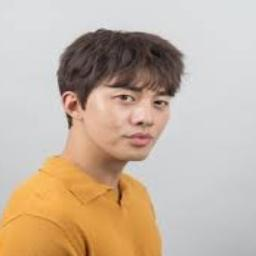
#> input picture man_data/man_ash_perm_imgs_256/man_ash_perm_113.jpg, 256 x 256 px
$ python -i new_resize.py   (imports and definitions only)   (older library calls are emulated)
#> lines starting #> are read from the running program, lines starting #| are printed output that depends on the picture
import os
import sys
import numpy as np
import cv2
from PIL import Image, UnidentifiedImageError
from facenet_pytorch import MTCNN

# 1. 인자 확인
# [3 lines not run here, left out]

input_dir = sys.argv[1]
# [3 lines not run here, left out]

output_dir = input_dir.rstrip('/\\') + '_256'
# [1 line not run here, left out]

# 2. 얼굴 검출기 초기화
# [1 line that did not run here, left out]

# 3. 흐릿한 이미지 판단 함수
def is_blurry(pil_img, threshold=100.0):
    cv_img = np.array(pil_img.convert('L'))
    variance = cv2.Laplacian(cv_img, cv2.CV_64F).var()
    return variance < threshold

# 4. 이미지 처리 함수
def process_image(file_path, save_path, target_size=(256, 256), padding_ratio=1.0):
#> called with save_path = 'out.png', target_size = (256, 256), padding_ratio = 1
    try:
        img = Image.open(file_path).convert('RGB')
#> img is the input picture: PIL image 256x256 RGB; mean R, G, B 198.3, 179.7, 162.5
    except UnidentifiedImageError:
        print(f"[열기 실패 - 이미지 손상 또는 포맷 오류] {file_path}")
        return
    except Exception as e:
        print(f"[예상치 못한 오류] {file_path} -> {e}")
        return

    if is_blurry(img):
#> in is_blurry, `cv_img = np.array(pil_img.convert('L'))`:
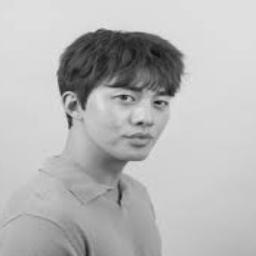
#> cv_img: shape (256, 256); min 16, max 230, mean 183.4
#> in is_blurry, `variance = cv2.Laplacian(cv_img, cv2.CV_64F).var()`: variance = 65.69
        print(f"[흐릿함 - 스킵] {file_path}")
        return

    w, h = img.size
    boxes, probs = mtcnn.detect(img)

    if boxes is None or len(boxes) != 1:
        print(f"[얼굴 없음 또는 여러 명 - 스킵] {file_path}")
        return

    (x1, y1, x2, y2) = boxes[0]
    face_w = x2 - x1
    face_h = y2 - y1

    padding_w = face_w * padding_ratio
    padding_h = face_h * padding_ratio

    left = max(0, int(x1 - padding_w))
    top = max(0, int(y1 - padding_h))
    right = min(w, int(x2 + padding_w))
    bottom = min(h, int(y2 + padding_h))

    img_cropped = img.crop((left, top, right, bottom))
    img_resized = img_cropped.resize(target_size, Image.BILINEAR)
    img_resized.save(save_path)
    print(f"[얼굴 크롭 성공] {file_path} -> {save_path}")

# 5. 디렉토리 전체 순회
# [5 lines not run here, left out]

>>> result = process_image('../man_data/man_ash_perm_imgs_256/man_ash_perm_113.jpg', 'out.png')
